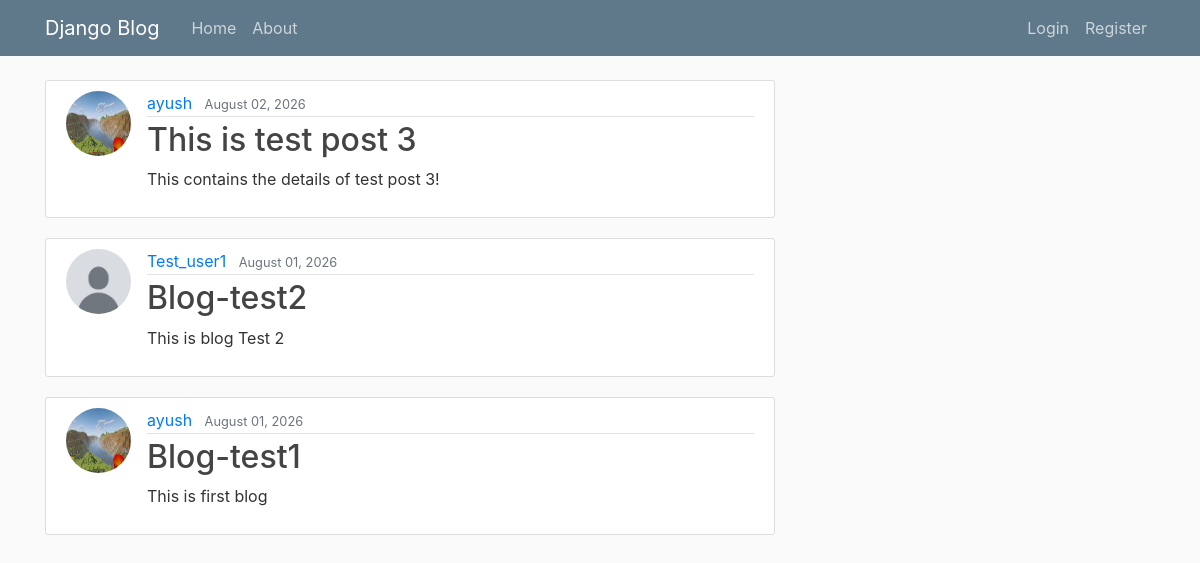
The page / on the database its author committed.
### blog/models.py (models this page shows, shortened)
class post(models.Model):
    title = models.CharField(max_length=100)
    content = models.TextField()
    date_posted = models.DateTimeField(default=timezone.now)
    author = models.ForeignKey(User, on_delete=models.CASCADE)

### users/models.py (models this page shows, shortened)
class profile(models.Model):
    user = models.OneToOneField(User, on_delete=models.CASCADE)
    image = models.ImageField(default='default.png', upload_to='profile_pics')

### blog/views.py (the view)
# urls.py: path('', PostListView.as_view(), name='blog-home'),
class PostListView(ListView):
    model = post
    template_name = 'blog/home.html'
    context_object_name = 'post'
    ordering = ['-date_posted']

### blog/templates/blog/home.html
{% extends "blog/base.html" %}
{% block content %}
{% for posts in post %}
<article class="media content-section">
  <img class="rounded-circle article-img" src="{{posts.author.profile.image.url}}">
    <div class="media-body">
    <div class="article-metadata">
      <a class="mr-2" href="#">{{ posts.author }}</a>
      <small class="text-muted">{{ posts.date_posted| date:"F d, Y"}}</small>
    </div>
    <h2><a class="article-title" href="{% url 'post-detail' posts.id %}">{{ posts.title }}</a></h2>
    <p class="article-content">{{ posts.content }}</p>
  </div>
</article>
    {% endfor %}
{% endblock content %}

### blog/static/blog/main.css (style rules this page uses)
body { background: #fafafa; color: #333333; margin-top: 5rem; }
h1, h2, h3, h4, h5, h6 { color: #444444; }
.content-section { background: #ffffff; padding: 10px 20px; border: 1px solid #dddddd; border-radius: 3px; margin-bottom: 20px; }
.article-title { color: #444444; }
.article-content { white-space: pre-line; }
.article-img { height: 65px; width: 65px; margin-right: 16px; }
.article-metadata { padding-bottom: 1px; margin-bottom: 4px; border-bottom: 1px solid #e3e3e3 }

### rows shown on the page
post: author.profile.image (picture), author "ayush", date_posted "August 02, 2026", title "This is test post 3", content "This contains the details of test post 3!"
post: author.profile.image (picture), author "Test_user1", date_posted "August 01, 2026", title "Blog-test2", content "This is blog Test 2"
post: author.profile.image (picture), author "ayush", date_posted "August 01, 2026", title "Blog-test1", content "This is first blog"
